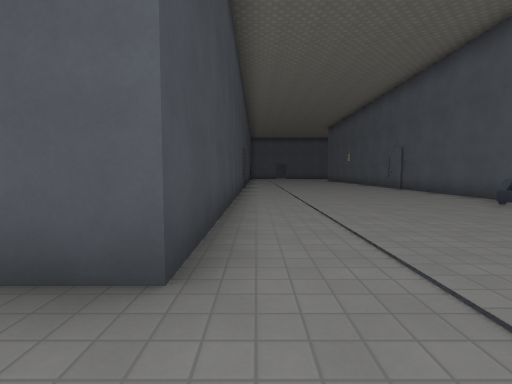
[1] (above)

17 first-person views from a walk through a level from a Godot 3-D game. The camera is 1.2 m above the floor, tilts 4° down and sees 85° across. Doors that lead somewhere are drawn open, without their leaves. The floor is counted in squares, 2 m on a side. Each view is taken from the middle of a square. On the plan, view 1 faces up. The plan holds only what a view shows up to about 9 squares ahead; the rest is blank. The place goes on beyond the plan. Flat picture figures and markers are not drawn. Characters and animated objects are left out. Surface patterns are stand-ins for the level's own textures.

[2]
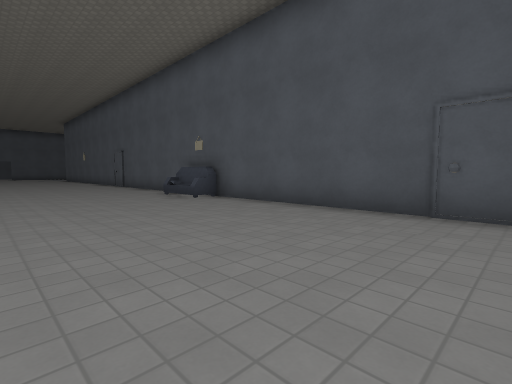

[3]
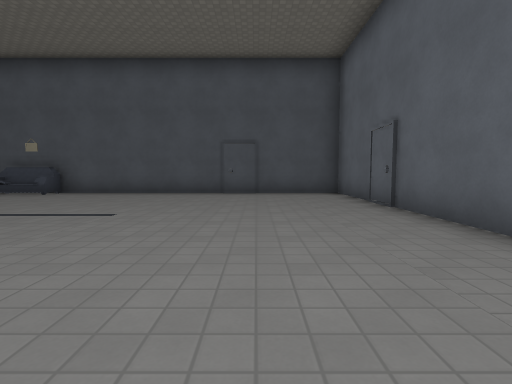

[4]
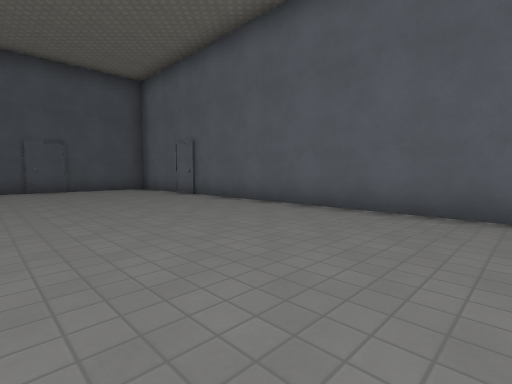

[5]
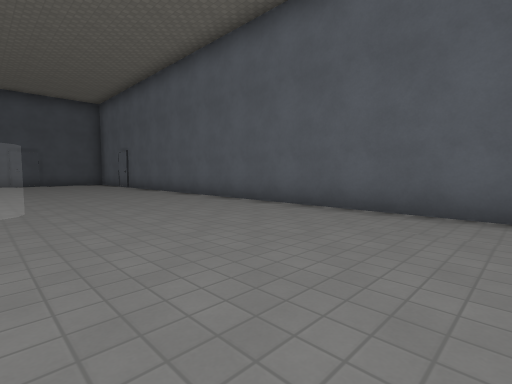

[6]
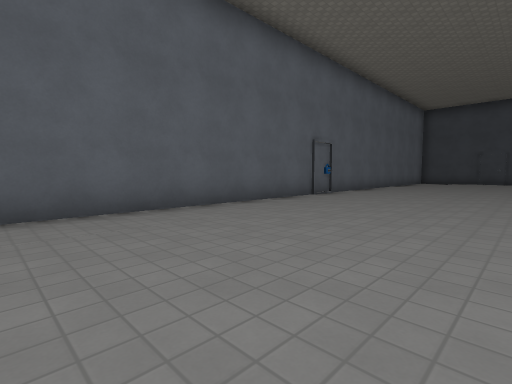

[7]
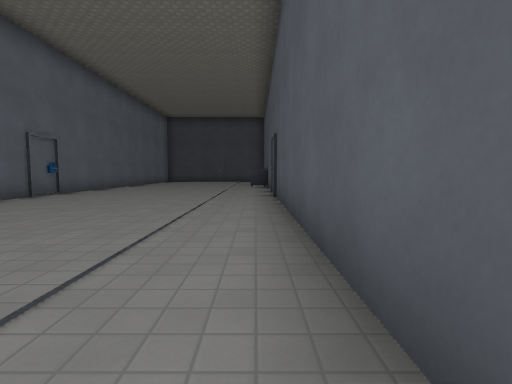

[8]
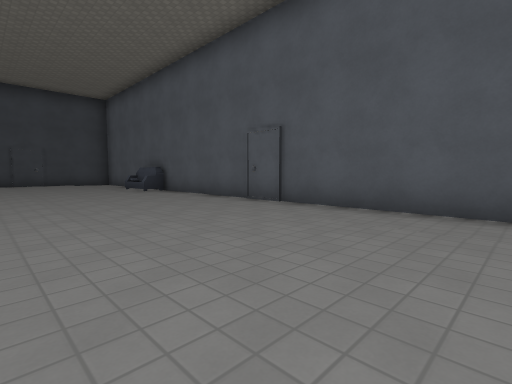

[9]
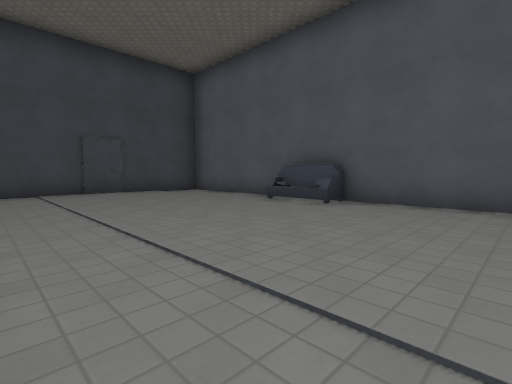

[10]
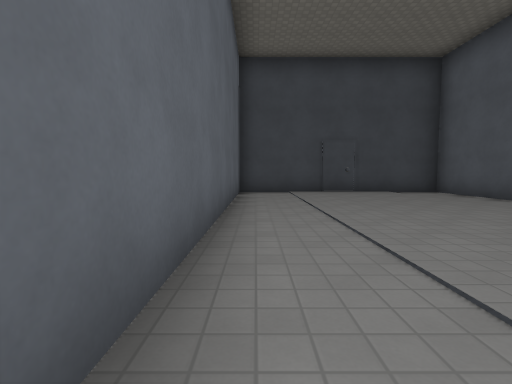

[11]
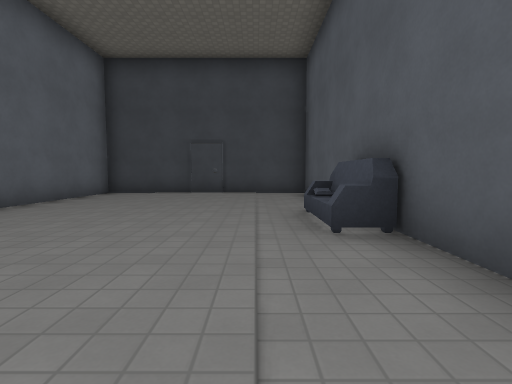

[12]
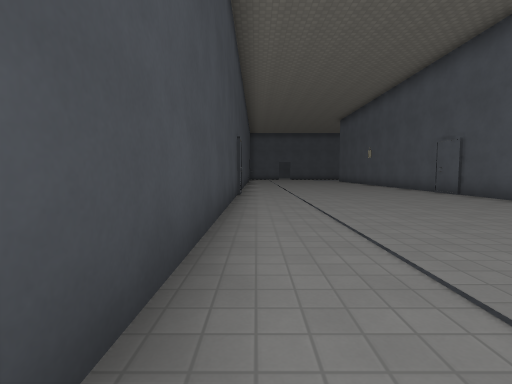

[13]
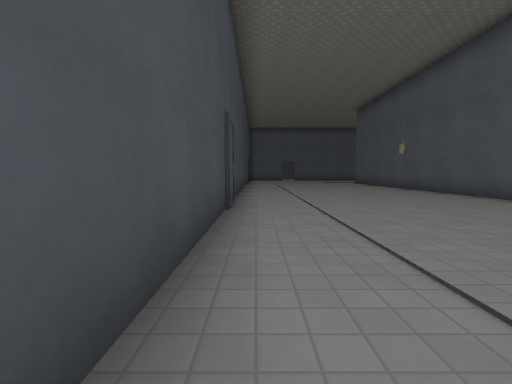

[14]
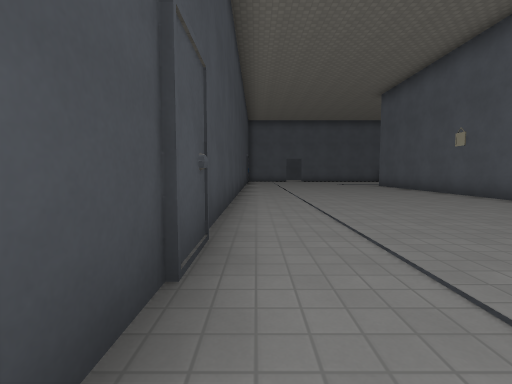

[15]
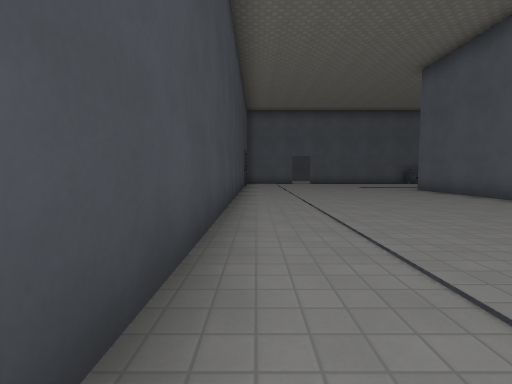

[16]
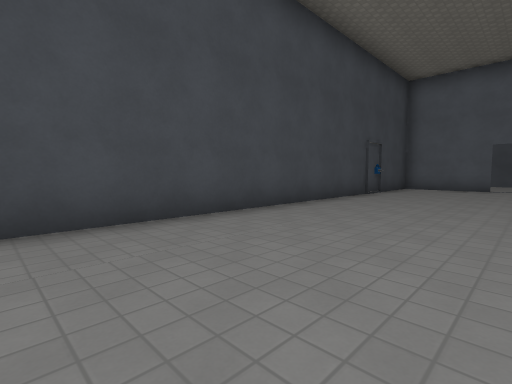

[17]
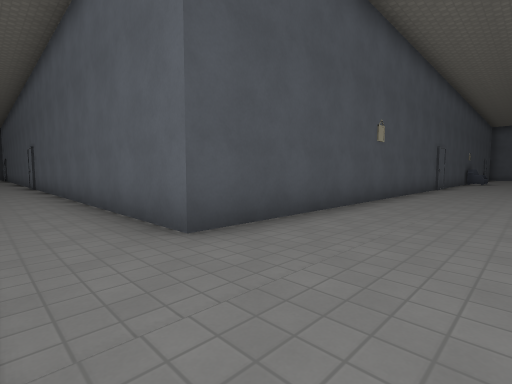

### Floor plan
Points are (right, up) in squares from view 1. A wall is a line through its corners. A room is listed if a view was taken in it or the views show most of it. See-through windows are left out.
Room 1 (views 1, 2, 3, 4, 5, 6, 7, 8, 9, 10, 11, 12, 13, 14, 15, 16, 17)
walls: (-8.5, 1.5) (-25.5, 1.5) (-25.5, -4.5) (5.5, -4.5) (5.5, 21.5) (14.2, 21.5); (-0.5, 25.2) (-0.5, 1.5) (-1.5, 1.5)
ways out: door at (-25.5, -1.5); door at (-15.5, 1.5); door at (-0.5, 11); door at (-0.5, 24.5); door at (2.5, -4.5); door at (5.5, -1.5); door at (5.5, 11)
objects: sofa (-21, 1) to (-20, 1); sofa (5, 4) to (5, 5)

Where each view was taken, in squares from view 1:
view 1: 0 up, 0 right, facing up
view 2: 2 down, 1 right, facing up-right
view 3: 2 down, 3 left, facing right
view 4: 0 up, 5 left, facing down-right
view 5: 0 up, 10 left, facing down-right
view 6: 0 up, 8 left, facing down-left
view 7: 1 up, 8 left, facing left
view 8: 3 down, 11 left, facing up-left
view 9: 4 down, 17 left, facing up-left
view 10: 4 down, 17 left, facing left
view 11: 0 up, 17 left, facing left
view 12: 3 up, 0 right, facing up
view 13: 6 up, 0 right, facing up
view 14: 9 up, 0 right, facing up
view 15: 12 up, 0 right, facing up
view 16: 16 up, 3 right, facing up-left
view 17: 23 up, 3 right, facing down-right
